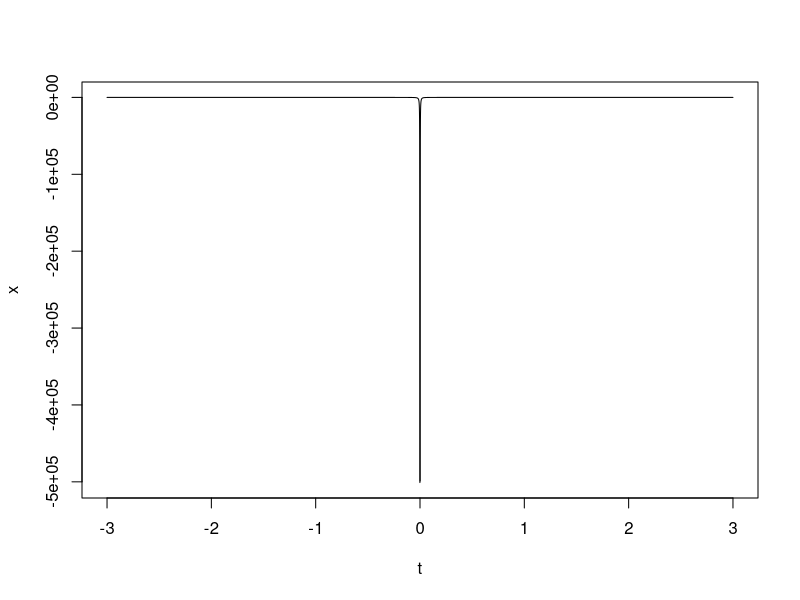
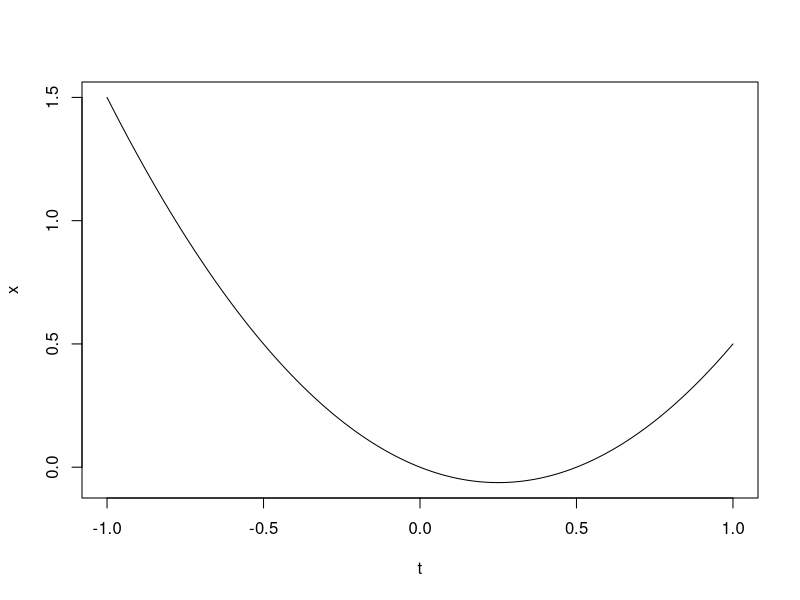

Reproduce these figures in R, in order.
# Homework 7-2
# Plot two equations
# Author: Sungjae Cho
# Date: 2019-04-08


model <- function(t) {
  x = t - 1 + t^(-1) - t^(-2) / 2
  return(x)
}
t = seq(-3, 3, by=0.001)
x = model(t)
x = t - 1 + t^(-1) - t^(-2) / 2
plot(t, x, type="l")


model <- function(t) {
  x = t^2 - t / 2
  return(x)
}
t = seq(-1, 1, by=0.001)
x = model(t)
plot(t, x, type="l")
